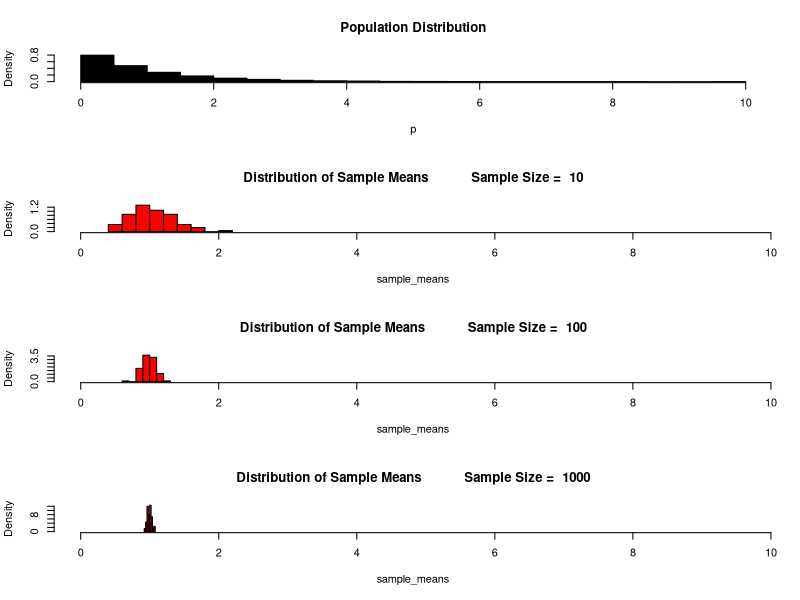

Recreate this plot in R.
## Demonstrating Central Limit Theorem
# Clear off stuff
options(warn=-1)
rm(list=ls())
graphics.off()
## Population size
population_size =as.numeric(10000)

# Distribution that you want
#p <- runif(population_size,min=-1,max = 1) # Uniform distribution
p <- rexp(population_size,rate=1)
# number of samples nsamp and no of times ntimes
#figure(1)

## Sample size range
nsamp = c(10,100,1000) # sample size
# How many times the give sample size is taken
ntimes = as.numeric(100) # How many times it is taken



# Setting the plot dimenstions
par(mfrow = c(length(nsamp)+1,1))

# Plotting Population distribution
hist(p,col ="black",main = "Population Distribution",prob=T)
# Looping through sample size range

for (samp in nsamp) {

  sample_space = replicate(ntimes,sample(p,samp,replace = TRUE))
  
  sample_means = colMeans(sample_space)

  hist(sample_means,prob=T,main = paste("Distribution of Sample Means","\t","Sample Size = ", samp),col="red",xlim = c(min(p), max(p)))
}

cat("\nYou should see gaussian (normal) distributions for sample means(Due to Central Limit theorem)\n")
cat("The spread in the gaussian reduces with sample size as expected\n")
cat("Try changing 2 things\n1.Type of population distribution (Currently Uniform)\n2.the number of times the sample size is taken(Currently 100)")

## End of Program

#hist(u)